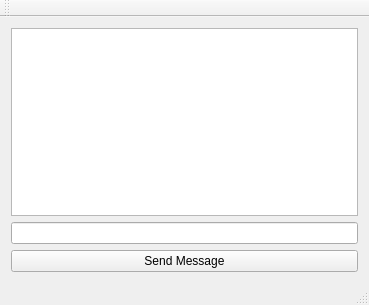
<?xml version="1.0" encoding="UTF-8"?>
<ui version="4.0">
 <class>MainWindow</class>
 <widget class="QMainWindow" name="MainWindow">
  <property name="geometry">
   <rect>
    <x>0</x>
    <y>0</y>
    <width>369</width>
    <height>305</height>
   </rect>
  </property>
  <property name="windowTitle">
   <string>QTCPClient</string>
  </property>
  <property name="styleSheet">
   <string notr="true"/>
  </property>
  <widget class="QWidget" name="centralWidget">
   <layout class="QGridLayout" name="gridLayout_2">
    <item row="0" column="0">
     <widget class="QTextBrowser" name="textBrowser_receivedMessages">
      <property name="styleSheet">
       <string notr="true"/>
      </property>
     </widget>
    </item>
    <item row="1" column="0">
     <layout class="QGridLayout" name="gridLayout">
      <item row="0" column="0" colspan="2">
       <widget class="QLineEdit" name="lineEdit_message">
        <property name="sizePolicy">
         <sizepolicy hsizetype="Expanding" vsizetype="Fixed">
          <horstretch>0</horstretch>
          <verstretch>0</verstretch>
         </sizepolicy>
        </property>
        <property name="styleSheet">
         <string notr="true"/>
        </property>
       </widget>
      </item>
      <item row="1" column="0" colspan="2">
       <widget class="QPushButton" name="pushButton_sendMessage">
        <property name="styleSheet">
         <string notr="true"/>
        </property>
        <property name="text">
         <string>Send Message</string>
        </property>
       </widget>
      </item>
     </layout>
    </item>
   </layout>
  </widget>
  <widget class="QMenuBar" name="menuBar">
   <property name="geometry">
    <rect>
     <x>0</x>
     <y>0</y>
     <width>369</width>
     <height>22</height>
    </rect>
   </property>
  </widget>
  <widget class="QToolBar" name="mainToolBar">
   <attribute name="toolBarArea">
    <enum>TopToolBarArea</enum>
   </attribute>
   <attribute name="toolBarBreak">
    <bool>false</bool>
   </attribute>
  </widget>
  <widget class="QStatusBar" name="statusBar"/>
 </widget>
 <layoutdefault spacing="6" margin="11"/>
 <resources/>
 <connections/>
</ui>
